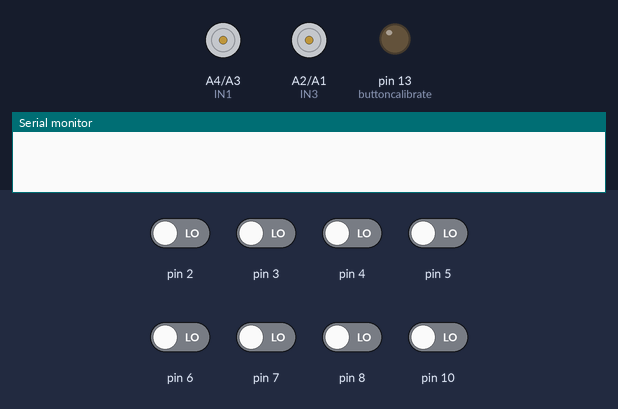
Recording of a sketch running on a simulated Arduino Uno, built with avr-gcc and run on an emulated ATmega328P. Shown: motor-driver pin pairs drawn as motors (green arrow = first pin HIGH = forward, orange = second pin HIGH = backward, longer = more drive, scaled by the enable pin), output pins drawn as LEDs (lit = HIGH), the last lines printed to the serial monitor. The test bench sets the inputs (shaded band); at power-on: pin 2–8, pin 10 LOW.

Above: at 0.1 s.
At 0.6 s:
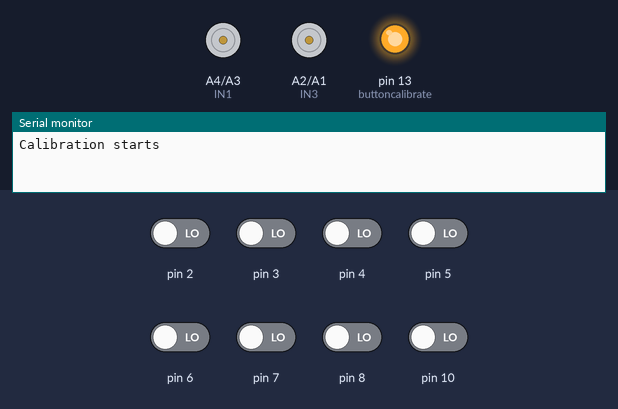
At 10.6 s:
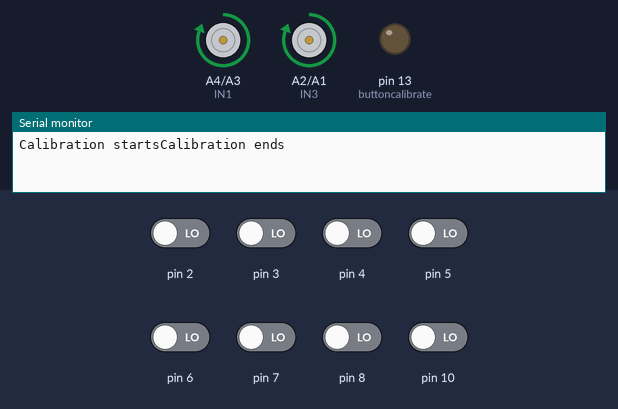
Timing chart, 0 to 12.1 s (numbered marks = the images above):
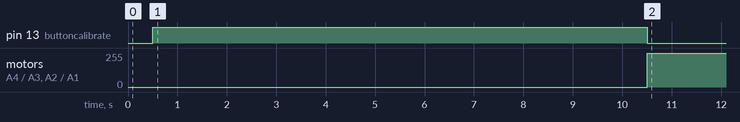

Measured:
- by itself, motor on A4 (IN1) / A3 (IN2), motor on A2 (IN3) / A1 (IN4): stopped → forward 255/255 at 10.5 s

The sketch:

LineFollow_v1.0.2.ino
```cpp
#include   <QTRSensors.h>
QTRSensors   qtr;
const uint8_t SensorCount = 8;
uint16_t sensorValues[SensorCount];

float Kp = 0.001;
float Ki = 0;
float Kd = 0;
int P;
int I;
int D;

int lastError = 0;

const uint8_t maxspeeda  = 150;
const uint8_t maxspeedb  = 150;
const uint8_t basespeeda = 100;
const uint8_t basespeedb = 100;

int ENA = A5;
int IN1 = A4;
int IN2 = A3;
int IN3 = A2;
int IN4 = A1;
int ENB = A0;
int buttoncalibrate = 13;
int buttonstart = 2;
int motorspeeda, motorspeedb;
uint16_t position;

void setup() {
  Serial.begin(9600);
  qtr.setTypeRC();
  qtr.setSensorPins((const uint8_t[]) {
    2, 3, 4, 5, 6, 7, 8, 10 }, SensorCount);
    // Far left sensor-> 2
    // Far right sensor-> 10
  //qtr.setEmitterPin(7);//LEDON PIN

  pinMode(ENA, OUTPUT);
  pinMode(IN1, OUTPUT);
  pinMode(IN2, OUTPUT);
  pinMode(IN3, OUTPUT);
  pinMode(IN4, OUTPUT);
  pinMode(ENB, OUTPUT);
  pinMode(LED_BUILTIN, OUTPUT);
  delay(500);

  boolean Ok = false;
  while (Ok == false) { // the main function won't start   until the robot is calibrated
    if (digitalRead(buttoncalibrate) == LOW) {
      Serial.print("Calibration starts");
      calibration(); //calibrate the robot for 10 seconds
      Ok = true;
      Serial.print("Calibration ends");
    }
  }
  drive(0, 0); //stop the motors
}


void loop() {
    PID_control();
    drive(motorspeeda,motorspeeda);
    //drive(130,130);
    delay(20);
  /*
    position = qtr.readLineBlack(sensorValues);
    //Serial.println(position);
    if (digitalRead(buttoncalibrate)==HIGH){
      Serial.print("Pushed");
    }
    else {
      Serial.print("Not Pushed");
    }

    Serial.print('\t');
    Serial.print('\n');
    delay(300);

    /*Serial.print(motorspeeda);
    Serial.print('\t');
    Serial.print(motorspeedb);
    Serial.print('\n');


    /*Serial.print(motorspeeda);
    Serial.print('\t');
    Serial.print(motorspeedb);
    Serial.print('\n');
    drive(motorspeeda, motorspeedb);*/

 /* qtr.read(sensorValues);
    for (int i = 0; i < 8; i++)
   {
       Serial.print(sensorValues[i]);
       Serial.print('\t');
   }
    Serial.print('\n'); */


  }


/************************ FUNCTIONS **************************/
void calibration() {
  digitalWrite(LED_BUILTIN, HIGH);
  for (uint16_t i = 0;   i < 400; i++)
  {
    qtr.calibrate();
  }
  digitalWrite(LED_BUILTIN,   LOW);
}

void drive(int posa, int posb) {
  digitalWrite(IN1, HIGH);
  digitalWrite(IN2, LOW);
  digitalWrite(IN3, HIGH);
  digitalWrite(IN4, LOW);
  analogWrite(ENA, posa);
  analogWrite(ENB, posb);
}

void PID_control() {
  position = qtr.readLineBlack(sensorValues); //read   the current position
  int error = 3500 - position; //3500 is the ideal position   (the centre)

  P = error;
  I = I + error;
  D = error - lastError;
  lastError = error;
  int motorspeed = P * Kp + I * Ki + D * Kd;
  motorspeeda = basespeeda + motorspeed;
  motorspeedb = basespeedb -   motorspeed;

  if (motorspeeda > maxspeeda) {
    motorspeeda = maxspeeda;
  }
  if (motorspeedb > maxspeedb) {
    motorspeedb = maxspeedb;
  }
  if (motorspeeda < 128) {
    motorspeeda = 128;
  }
  if (motorspeedb < 128)   {
    motorspeedb = 128;
  }

  return(motorspeeda,motorspeeda);
}
```
